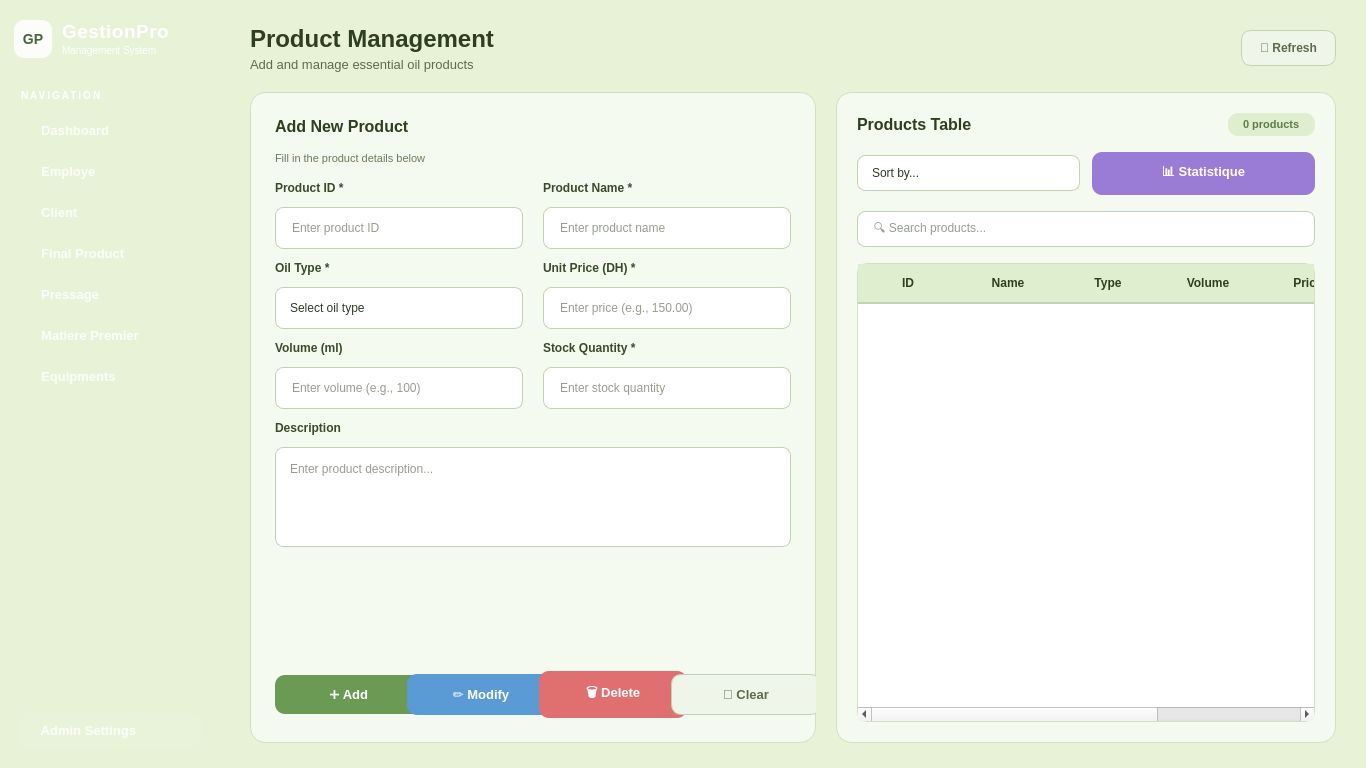
<?xml version="1.0" encoding="UTF-8"?>
<ui version="4.0">
 <class>MainWindow</class>
 <widget class="QMainWindow" name="MainWindow">
  <property name="geometry">
   <rect>
    <x>0</x>
    <y>0</y>
    <width>1366</width>
    <height>768</height>
   </rect>
  </property>
  <property name="minimumSize">
   <size>
    <width>1280</width>
    <height>720</height>
   </size>
  </property>
  <property name="windowTitle">
   <string>GestionPro - Essential Oils</string>
  </property>
  <property name="styleSheet">
   <string notr="true">
/* ========== GLOBAL STYLES ========== */
QWidget {
    font-family: &quot;Segoe UI&quot;, &quot;Arial&quot;, sans-serif;
    font-size: 12px;
}

QWidget#centralwidget {
    background-color: #E7F2D7;
}

/* ========== SIDEBAR STYLES ========== */
QWidget#sidebarWidget {
    background-color: qlineargradient(x1:0, y1:0, x2:0, y2:1,
        stop:0 #5D7A4A, stop:0.5 #527042, stop:1 #46613A);
    border-top-right-radius: 0px;
    border-bottom-right-radius: 0px;
}

QWidget#sidebarWidget QLabel {
    color: #FFFFFF;
    background-color: transparent;
    border: none;
}

QWidget#sidebarWidget QPushButton {
    color: rgba(255, 255, 255, 220);
    background-color: transparent;
    border: none;
    text-align: left;
    padding: 11px 16px;
    border-radius: 8px;
    font-size: 13px;
    font-weight: 600;
    margin-left: 4px;
    margin-right: 4px;
}

QWidget#sidebarWidget QPushButton:hover {
    background-color: rgba(255, 255, 255, 30);
    color: #FFFFFF;
}

QWidget#sidebarWidget QPushButton:pressed {
    background-color: rgba(0, 0, 0, 40);
}

QWidget#sidebarWidget QPushButton:checked {
    background-color: rgba(184, 216, 158, 0.92);
    color: #1b3714;
    border: none;
    border-radius: 12px;
    padding: 11px 16px;
    font-weight: 700;
}

QWidget#sidebarWidget QPushButton:checked:hover {
    background-color: rgba(184, 216, 158, 1.0);
}

QWidget#sidebarWidget QPushButton#btnAdmin {
    background-color: rgba(255,255,255,20);
    color: rgba(255,255,255,220);
    border-radius: 14px;
    padding: 10px 16px;
}

QWidget#sidebarWidget QPushButton#btnAdmin:hover {
    background-color: rgba(255,255,255,40);
}

QWidget#sidebarWidget QPushButton#btnAdmin:checked {
    background-color: rgba(184,216,158,0.92);
    color: #1b3714;
}

/* Admin button is styled above with other sidebar buttons */

QLabel#appTitle {
    color: #FFFFFF;
    font-size: 19px;
    font-weight: 700;
    letter-spacing: 0.5px;
}

QLabel#appSubtitle {
    color: rgba(212, 232, 196, 180);
    font-size: 10px;
    font-weight: 400;
}

QLabel#navLabel {
    color: rgba(200, 222, 184, 160);
    font-size: 10px;
    font-weight: 700;
    letter-spacing: 2px;
    padding-left: 4px;
}

QFrame#sidebarSeparator {
    background-color: rgba(255, 255, 255, 30);
    border: none;
    max-height: 1px;
    min-height: 1px;
    margin-left: 8px;
    margin-right: 8px;
}

/* ========== CONTENT AREA STYLES ========== */
QLabel#pageTitle {
    color: #2F3E1E;
    font-size: 24px;
    font-weight: 700;
}

QLabel#pageSubtitle {
    color: #5D6C4C;
    font-size: 13px;
}

/* ========== CARD STYLES ========== */
QFrame#formCard {
    background-color: #F5FAF0;
    border: 1px solid #D0E0C0;
    border-radius: 16px;
}

QFrame#tableCard {
    background-color: #F5FAF0;
    border: 1px solid #D0E0C0;
    border-radius: 16px;
}

QLabel#cardTitle {
    color: #2F3E1E;
    font-size: 16px;
    font-weight: 700;
}

QLabel#cardSubtitle {
    color: #6B7A5A;
    font-size: 11px;
}

/* ========== FORM STYLES ========== */
QLabel#formLabel {
    color: #3A4A2A;
    font-size: 12px;
    font-weight: 600;
}

QLineEdit, QComboBox, QSpinBox, QDoubleSpinBox {
    background-color: #FFFFFF;
    border: 1px solid #C0D4B0;
    border-radius: 8px;
    padding: 10px 14px;
    min-height: 20px;
    color: #2F3E1E;
    font-size: 12px;
}

QLineEdit:hover, QComboBox:hover, QSpinBox:hover, QDoubleSpinBox:hover {
    border: 1px solid #8FB07A;
}

QLineEdit:focus, QComboBox:focus, QSpinBox:focus, QDoubleSpinBox:focus {
    border: 2px solid #6B9A55;
    background-color: #FAFDF7;
}

QLineEdit::placeholder {
    color: #9AAA8A;
}

QComboBox::drop-down {
    border: none;
    padding-right: 10px;
}

QComboBox::down-arrow {
    width: 12px;
    height: 12px;
}

QTextEdit {
    background-color: #FFFFFF;
    border: 1px solid #C0D4B0;
    border-radius: 8px;
    padding: 10px;
    color: #2F3E1E;
    font-size: 12px;
}

QTextEdit:focus {
    border: 2px solid #6B9A55;
}

/* ========== BUTTON STYLES ========== */
QPushButton#btnAdd {
    background-color: #6B9A55;
    color: #FFFFFF;
    border: none;
    border-radius: 10px;
    padding: 12px 24px;
    font-size: 13px;
    font-weight: 600;
    min-width: 100px;
}

QPushButton#btnAdd:hover {
    background-color: #5A8A45;
}

QPushButton#btnAdd:pressed {
    background-color: #4A7A35;
}

QPushButton#btnModify {
    background-color: #5A9BD5;
    color: #FFFFFF;
    border: none;
    border-radius: 10px;
    padding: 12px 24px;
    font-size: 13px;
    font-weight: 600;
    min-width: 100px;
}

QPushButton#btnModify:hover {
    background-color: #4A8BC5;
}

QPushButton#btnModify:pressed {
    background-color: #3A7BB5;
}

QPushButton#btnDelete {
    background-color: #E07070;
    color: #FFFFFF;
    border: none;
    border-radius: 10px;
    padding: 12px 24px;
    font-size: 13px;
    font-weight: 600;
    min-width: 100px;
}

QPushButton#btnDelete:hover {
    background-color: #D06060;
}

QPushButton#btnDelete:pressed {
    background-color: #C05050;
}

QPushButton#btnClear {
    background-color: #F0F5EA;
    color: #5D6C4C;
    border: 1px solid #C0D4B0;
    border-radius: 10px;
    padding: 12px 24px;
    font-size: 13px;
    font-weight: 600;
    min-width: 100px;
}

QPushButton#btnClear:hover {
    background-color: #E5EDE0;
    border-color: #A0C490;
}

QPushButton#btnRefresh {
    background-color: #F0F5EA;
    color: #5D6C4C;
    border: 1px solid #C0D4B0;
    border-radius: 10px;
    padding: 10px 18px;
    font-size: 12px;
    font-weight: 600;
}

QPushButton#btnRefresh:hover {
    background-color: #E5EDE0;
}

/* ========== TABLE STYLES ========== */
QTableWidget {
    background-color: #FFFFFF;
    alternate-background-color: #F5FAF0;
    border: 1px solid #D0E0C0;
    border-radius: 10px;
    gridline-color: #E0EED0;
    selection-background-color: #7A9E64;
    selection-color: #FFFFFF;
}

QTableWidget::item {
    padding: 8px;
    border-bottom: 1px solid #E8F0E0;
}

QTableWidget::item:hover {
    background-color: #E8F5E0;
}

QHeaderView::section {
    background-color: #E0EED0;
    color: #2F3E1E;
    padding: 10px 8px;
    border: none;
    border-bottom: 2px solid #C0D4B0;
    font-weight: 600;
    font-size: 12px;
}

QTableWidget QTableCornerButton::section {
    background-color: #E0EED0;
    border: none;
}

/* ========== STATISTICS CARDS ========== */
QFrame#statCard {
    background-color: #F5FAF0;
    border: 1px solid #D0E0C0;
    border-radius: 12px;
}

QLabel#statValue {
    color: #2F3E1E;
    font-size: 24px;
    font-weight: 700;
}

QLabel#statLabel {
    color: #6B7A5A;
    font-size: 11px;
}

QLabel#statDotGreen {
    background-color: #6B9A55;
    border-radius: 6px;
}

QLabel#statDotBlue {
    background-color: #5A9BD5;
    border-radius: 6px;
}

QLabel#statDotOrange {
    background-color: #E0A050;
    border-radius: 6px;
}

QLabel#statDotPurple {
    background-color: #9A7BD5;
    border-radius: 6px;
}

/* ========== STATISTICS BUTTON ========== */
QPushButton#btnStatistique {
    background-color: #9A7BD5;
    color: #FFFFFF;
    border: none;
    border-radius: 10px;
    padding: 10px 20px;
    font-size: 13px;
    font-weight: 600;
    min-width: 120px;
}

QPushButton#btnStatistique:hover {
    background-color: #8A6BC5;
}

QPushButton#btnStatistique:pressed {
    background-color: #7A5BB5;
}

/* ========== SEARCH AND SORT ========== */
QLineEdit#searchBar {
    background-color: #FFFFFF;
    border: 1px solid #C0D4B0;
    border-radius: 8px;
    padding: 8px 14px;
    min-height: 18px;
    color: #2F3E1E;
    font-size: 12px;
    min-width: 200px;
}

QLineEdit#searchBar:focus {
    border: 2px solid #6B9A55;
    background-color: #FAFDF7;
}

QComboBox#comboSort {
    background-color: #FFFFFF;
    border: 1px solid #C0D4B0;
    border-radius: 8px;
    padding: 8px 14px;
    min-height: 18px;
    color: #2F3E1E;
    font-size: 12px;
    min-width: 160px;
}

QComboBox#comboSort:focus {
    border: 2px solid #6B9A55;
}

/* ========== SCROLLBAR STYLES ========== */
QScrollBar:vertical {
    background-color: #F0F5EA;
    width: 10px;
    border-radius: 5px;
}

QScrollBar::handle:vertical {
    background-color: #C0D4B0;
    border-radius: 5px;
    min-height: 30px;
}

QScrollBar::handle:vertical:hover {
    background-color: #A0C490;
}

QScrollBar::add-line:vertical, QScrollBar::sub-line:vertical {
    height: 0px;
}
   </string>
  </property>
  <widget class="QWidget" name="centralwidget">
   <layout class="QHBoxLayout" name="mainLayout">
    <property name="spacing">
     <number>0</number>
    </property>
    <property name="leftMargin">
     <number>0</number>
    </property>
    <property name="topMargin">
     <number>0</number>
    </property>
    <property name="rightMargin">
     <number>0</number>
    </property>
    <property name="bottomMargin">
     <number>0</number>
    </property>
    <item>
     <widget class="QWidget" name="sidebarWidget">
      <property name="minimumSize">
       <size>
        <width>220</width>
        <height>0</height>
       </size>
      </property>
      <property name="maximumSize">
       <size>
        <width>220</width>
        <height>16777215</height>
       </size>
      </property>
      <layout class="QVBoxLayout" name="sidebarLayout">
       <property name="spacing">
        <number>4</number>
       </property>
       <property name="leftMargin">
        <number>14</number>
       </property>
       <property name="topMargin">
        <number>20</number>
       </property>
       <property name="rightMargin">
        <number>14</number>
       </property>
       <property name="bottomMargin">
        <number>20</number>
       </property>
      <item>
       <layout class="QHBoxLayout" name="logoLayout">
        <property name="spacing">
         <number>10</number>
        </property>
        <item>
         <widget class="QLabel" name="logoIcon">
          <property name="minimumSize">
           <size>
            <width>38</width>
            <height>38</height>
           </size>
          </property>
          <property name="maximumSize">
           <size>
            <width>38</width>
            <height>38</height>
           </size>
          </property>
          <property name="styleSheet">
           <string notr="true">background-color: rgba(255,255,255,220); color: #4A6339; border-radius: 10px; font-weight: 800; font-size: 14px;</string>
          </property>
          <property name="text">
           <string>GP</string>
          </property>
          <property name="alignment">
           <set>Qt::AlignmentFlag::AlignCenter</set>
          </property>
         </widget>
        </item>
        <item>
         <layout class="QVBoxLayout" name="logoTextLayout">
          <property name="spacing">
           <number>0</number>
          </property>
          <item>
           <widget class="QLabel" name="appTitle">
            <property name="text">
             <string>GestionPro</string>
            </property>
           </widget>
          </item>
          <item>
           <widget class="QLabel" name="appSubtitle">
            <property name="text">
             <string>Management System</string>
            </property>
           </widget>
          </item>
         </layout>
        </item>
       </layout>
      </item>
      <item>
       <spacer name="logoSpacer">
        <property name="orientation">
         <enum>Qt::Orientation::Vertical</enum>
        </property>
        <property name="sizeType">
         <enum>QSizePolicy::Policy::Fixed</enum>
        </property>
        <property name="sizeHint" stdset="0">
         <size>
          <width>20</width>
          <height>12</height>
         </size>
        </property>
       </spacer>
      </item>
      <item>
       <widget class="QFrame" name="sidebarSeparator">
        <property name="frameShape">
         <enum>QFrame::Shape::HLine</enum>
        </property>
       </widget>
      </item>
      <item>
       <spacer name="sepSpacer">
        <property name="orientation">
         <enum>Qt::Orientation::Vertical</enum>
        </property>
        <property name="sizeType">
         <enum>QSizePolicy::Policy::Fixed</enum>
        </property>
        <property name="sizeHint" stdset="0">
         <size>
          <width>20</width>
          <height>10</height>
         </size>
        </property>
       </spacer>
      </item>
      <item>
       <widget class="QLabel" name="navLabel">
        <property name="text">
         <string>NAVIGATION</string>
        </property>
       </widget>
      </item>
      <item>
       <spacer name="navLabelSpacer">
        <property name="orientation">
         <enum>Qt::Orientation::Vertical</enum>
        </property>
        <property name="sizeType">
         <enum>QSizePolicy::Policy::Fixed</enum>
        </property>
        <property name="sizeHint" stdset="0">
         <size>
          <width>20</width>
          <height>6</height>
         </size>
        </property>
       </spacer>
      </item>
      <item>
       <widget class="QPushButton" name="btnDashboard">
        <property name="cursor">
         <cursorShape>PointingHandCursor</cursorShape>
        </property>
        <property name="text">
         <string>  Dashboard</string>
        </property>
       </widget>
      </item>
      <item>
       <widget class="QPushButton" name="btnEmploye">
        <property name="cursor">
         <cursorShape>PointingHandCursor</cursorShape>
        </property>
        <property name="text">
         <string>  Employe</string>
        </property>
       </widget>
      </item>
      <item>
       <widget class="QPushButton" name="btnClient">
        <property name="cursor">
         <cursorShape>PointingHandCursor</cursorShape>
        </property>
        <property name="text">
         <string>  Client</string>
        </property>
       </widget>
      </item>
      <item>
       <widget class="QPushButton" name="btnFinalProduct">
        <property name="cursor">
         <cursorShape>PointingHandCursor</cursorShape>
        </property>
        <property name="text">
         <string>  Final Product</string>
        </property>
       </widget>
      </item>
      <item>
       <widget class="QPushButton" name="btnPressage">
        <property name="cursor">
         <cursorShape>PointingHandCursor</cursorShape>
        </property>
        <property name="text">
         <string>  Pressage</string>
        </property>
       </widget>
      </item>
      <item>
       <widget class="QPushButton" name="btnMatiere">
        <property name="cursor">
         <cursorShape>PointingHandCursor</cursorShape>
        </property>
        <property name="text">
         <string>  Matiere Premier</string>
        </property>
       </widget>
      </item>
      <item>
       <widget class="QPushButton" name="btnEquipments">
        <property name="cursor">
         <cursorShape>PointingHandCursor</cursorShape>
        </property>
        <property name="text">
         <string>  Equipments</string>
        </property>
       </widget>
      </item>
       <item>
        <spacer name="navSpacer">
         <property name="orientation">
          <enum>Qt::Orientation::Vertical</enum>
         </property>
         <property name="sizeType">
          <enum>QSizePolicy::Policy::Expanding</enum>
         </property>
         <property name="sizeHint" stdset="0">
          <size>
           <width>20</width>
           <height>200</height>
          </size>
         </property>
        </spacer>
       </item>
      <item>
       <widget class="QFrame" name="sidebarSeparator2">
        <property name="styleSheet">
         <string notr="true">background-color: rgba(255, 255, 255, 30); border: none; max-height: 1px; min-height: 1px; margin-left: 8px; margin-right: 8px;</string>
        </property>
        <property name="frameShape">
         <enum>QFrame::Shape::HLine</enum>
        </property>
       </widget>
      </item>
      <item>
       <spacer name="adminTopSpacer">
        <property name="orientation">
         <enum>Qt::Orientation::Vertical</enum>
        </property>
        <property name="sizeType">
         <enum>QSizePolicy::Policy::Fixed</enum>
        </property>
        <property name="sizeHint" stdset="0">
         <size>
          <width>20</width>
          <height>6</height>
         </size>
        </property>
       </spacer>
      </item>
      <item>
       <widget class="QPushButton" name="btnAdmin">
        <property name="cursor">
         <cursorShape>PointingHandCursor</cursorShape>
        </property>
        <property name="text">
         <string>  Admin Settings</string>
        </property>
       </widget>
      </item>
      </layout>
     </widget>
    </item>
    <item>
     <layout class="QVBoxLayout" name="contentLayout">
      <property name="spacing">
       <number>20</number>
      </property>
      <property name="leftMargin">
       <number>30</number>
      </property>
      <property name="topMargin">
       <number>25</number>
      </property>
      <property name="rightMargin">
       <number>30</number>
      </property>
      <property name="bottomMargin">
       <number>25</number>
      </property>
      <item>
       <layout class="QHBoxLayout" name="headerLayout">
        <item>
         <layout class="QVBoxLayout" name="headerTextLayout">
          <property name="spacing">
           <number>4</number>
          </property>
          <item>
           <widget class="QLabel" name="pageTitle">
            <property name="text">
             <string>Product Management</string>
            </property>
           </widget>
          </item>
          <item>
           <widget class="QLabel" name="pageSubtitle">
            <property name="text">
             <string>Add and manage essential oil products</string>
            </property>
           </widget>
          </item>
         </layout>
        </item>
        <item>
         <spacer name="headerSpacer">
          <property name="orientation">
           <enum>Qt::Orientation::Horizontal</enum>
          </property>
          <property name="sizeHint" stdset="0">
           <size>
            <width>40</width>
            <height>20</height>
           </size>
          </property>
         </spacer>
        </item>
        <item>
         <widget class="QPushButton" name="btnRefresh">
          <property name="cursor">
           <cursorShape>PointingHandCursor</cursorShape>
          </property>
          <property name="text">
           <string>🔄 Refresh</string>
          </property>
         </widget>
        </item>
       </layout>
      </item>
      <item>
       <layout class="QHBoxLayout" name="cardsLayout">
        <property name="spacing">
         <number>20</number>
        </property>
        <item>
         <widget class="QFrame" name="formCard">
          <property name="minimumSize">
           <size>
            <width>450</width>
            <height>0</height>
           </size>
          </property>
          <layout class="QVBoxLayout" name="formCardLayout">
           <property name="spacing">
            <number>16</number>
           </property>
           <property name="leftMargin">
            <number>24</number>
           </property>
           <property name="topMargin">
            <number>24</number>
           </property>
           <property name="rightMargin">
            <number>24</number>
           </property>
           <property name="bottomMargin">
            <number>24</number>
           </property>
           <item>
            <widget class="QLabel" name="cardTitle">
             <property name="text">
              <string>Add New Product</string>
             </property>
            </widget>
           </item>
           <item>
            <widget class="QLabel" name="cardSubtitle">
             <property name="text">
              <string>Fill in the product details below</string>
             </property>
            </widget>
           </item>
           <item>
            <layout class="QGridLayout" name="formGrid">
             <property name="horizontalSpacing">
              <number>20</number>
             </property>
             <property name="verticalSpacing">
              <number>12</number>
             </property>
             <item row="0" column="0">
              <widget class="QLabel" name="labelProductId">
               <property name="styleSheet">
                <string notr="true">color: #3A4A2A; font-size: 12px; font-weight: 600;</string>
               </property>
               <property name="text">
                <string>Product ID *</string>
               </property>
              </widget>
             </item>
             <item row="0" column="1">
              <widget class="QLabel" name="labelProductName">
               <property name="styleSheet">
                <string notr="true">color: #3A4A2A; font-size: 12px; font-weight: 600;</string>
               </property>
               <property name="text">
                <string>Product Name *</string>
               </property>
              </widget>
             </item>
             <item row="1" column="0">
              <widget class="QLineEdit" name="inputProductId">
               <property name="placeholderText">
                <string>Enter product ID</string>
               </property>
              </widget>
             </item>
             <item row="1" column="1">
              <widget class="QLineEdit" name="inputProductName">
               <property name="placeholderText">
                <string>Enter product name</string>
               </property>
              </widget>
             </item>
             <item row="2" column="0">
              <widget class="QLabel" name="labelOilType">
               <property name="styleSheet">
                <string notr="true">color: #3A4A2A; font-size: 12px; font-weight: 600;</string>
               </property>
               <property name="text">
                <string>Oil Type *</string>
               </property>
              </widget>
             </item>
             <item row="2" column="1">
              <widget class="QLabel" name="labelPrice">
               <property name="styleSheet">
                <string notr="true">color: #3A4A2A; font-size: 12px; font-weight: 600;</string>
               </property>
               <property name="text">
                <string>Unit Price (DH) *</string>
               </property>
              </widget>
             </item>
             <item row="3" column="0">
              <widget class="QComboBox" name="comboOilType">
               <item>
                <property name="text">
                 <string>Select oil type</string>
                </property>
               </item>
               <item>
                <property name="text">
                 <string>Lavender</string>
                </property>
               </item>
               <item>
                <property name="text">
                 <string>Rosemary</string>
                </property>
               </item>
               <item>
                <property name="text">
                 <string>Argan</string>
                </property>
               </item>
               <item>
                <property name="text">
                 <string>Peppermint</string>
                </property>
               </item>
               <item>
                <property name="text">
                 <string>Eucalyptus</string>
                </property>
               </item>
               <item>
                <property name="text">
                 <string>Tea Tree</string>
                </property>
               </item>
              </widget>
             </item>
             <item row="3" column="1">
              <widget class="QLineEdit" name="inputPrice">
               <property name="placeholderText">
                <string>Enter price (e.g., 150.00)</string>
               </property>
              </widget>
             </item>
             <item row="4" column="0">
              <widget class="QLabel" name="labelVolume">
               <property name="styleSheet">
                <string notr="true">color: #3A4A2A; font-size: 12px; font-weight: 600;</string>
               </property>
               <property name="text">
                <string>Volume (ml)</string>
               </property>
              </widget>
             </item>
             <item row="4" column="1">
              <widget class="QLabel" name="labelStock">
               <property name="styleSheet">
                <string notr="true">color: #3A4A2A; font-size: 12px; font-weight: 600;</string>
               </property>
               <property name="text">
                <string>Stock Quantity *</string>
               </property>
              </widget>
             </item>
             <item row="5" column="0">
              <widget class="QLineEdit" name="inputVolume">
               <property name="placeholderText">
                <string>Enter volume (e.g., 100)</string>
               </property>
              </widget>
             </item>
             <item row="5" column="1">
              <widget class="QLineEdit" name="inputStock">
               <property name="placeholderText">
                <string>Enter stock quantity</string>
               </property>
              </widget>
             </item>
             <item row="6" column="0" colspan="2">
              <widget class="QLabel" name="labelDescription">
               <property name="styleSheet">
                <string notr="true">color: #3A4A2A; font-size: 12px; font-weight: 600;</string>
               </property>
               <property name="text">
                <string>Description</string>
               </property>
              </widget>
             </item>
             <item row="7" column="0" colspan="2">
              <widget class="QTextEdit" name="inputDescription">
               <property name="minimumSize">
                <size>
                 <width>0</width>
                 <height>70</height>
                </size>
               </property>
               <property name="maximumSize">
                <size>
                 <width>16777215</width>
                 <height>100</height>
                </size>
               </property>
               <property name="placeholderText">
                <string>Enter product description...</string>
               </property>
              </widget>
             </item>
            </layout>
           </item>
           <item>
            <spacer name="formSpacer">
             <property name="orientation">
              <enum>Qt::Orientation::Vertical</enum>
             </property>
             <property name="sizeHint" stdset="0">
              <size>
               <width>20</width>
               <height>20</height>
              </size>
             </property>
            </spacer>
           </item>
           <item>
            <layout class="QHBoxLayout" name="buttonsLayout">
             <property name="spacing">
              <number>12</number>
             </property>
             <item>
              <widget class="QPushButton" name="btnAdd">
               <property name="cursor">
                <cursorShape>PointingHandCursor</cursorShape>
               </property>
               <property name="text">
                <string>➕ Add</string>
               </property>
              </widget>
             </item>
             <item>
              <widget class="QPushButton" name="btnModify">
               <property name="cursor">
                <cursorShape>PointingHandCursor</cursorShape>
               </property>
               <property name="text">
                <string>✏️ Modify</string>
               </property>
              </widget>
             </item>
             <item>
              <widget class="QPushButton" name="btnDelete">
               <property name="cursor">
                <cursorShape>PointingHandCursor</cursorShape>
               </property>
               <property name="text">
                <string>🗑️ Delete</string>
               </property>
              </widget>
             </item>
             <item>
              <widget class="QPushButton" name="btnClear">
               <property name="cursor">
                <cursorShape>PointingHandCursor</cursorShape>
               </property>
               <property name="text">
                <string>🔄 Clear</string>
               </property>
              </widget>
             </item>
             <item>
              <spacer name="btnSpacer">
               <property name="orientation">
                <enum>Qt::Orientation::Horizontal</enum>
               </property>
               <property name="sizeHint" stdset="0">
                <size>
                 <width>40</width>
                 <height>20</height>
                </size>
               </property>
              </spacer>
             </item>
            </layout>
           </item>
          </layout>
         </widget>
        </item>
        <item>
         <widget class="QFrame" name="tableCard">
          <property name="minimumSize">
           <size>
            <width>500</width>
            <height>0</height>
           </size>
          </property>
          <layout class="QVBoxLayout" name="tableCardLayout">
           <property name="spacing">
            <number>16</number>
           </property>
           <property name="leftMargin">
            <number>20</number>
           </property>
           <property name="topMargin">
            <number>20</number>
           </property>
           <property name="rightMargin">
            <number>20</number>
           </property>
           <property name="bottomMargin">
            <number>20</number>
           </property>
           <item>
            <layout class="QHBoxLayout" name="tableHeaderLayout">
             <item>
              <widget class="QLabel" name="tableTitle">
               <property name="styleSheet">
                <string notr="true">color: #2F3E1E; font-size: 16px; font-weight: 700;</string>
               </property>
               <property name="text">
                <string>Products Table</string>
               </property>
              </widget>
             </item>
             <item>
              <spacer name="tableHeaderSpacer">
               <property name="orientation">
                <enum>Qt::Orientation::Horizontal</enum>
               </property>
               <property name="sizeHint" stdset="0">
                <size>
                 <width>40</width>
                 <height>20</height>
                </size>
               </property>
              </spacer>
             </item>
             <item>
              <widget class="QLabel" name="totalBadge">
               <property name="styleSheet">
                <string notr="true">background-color: #E0EED0; color: #5D7A4A; border-radius: 10px; padding: 5px 12px; font-size: 11px; font-weight: 600;</string>
               </property>
               <property name="text">
                <string>0 products</string>
               </property>
              </widget>
             </item>
            </layout>
           </item>
           <item>
            <layout class="QHBoxLayout" name="searchSortLayout">
             <property name="spacing">
              <number>12</number>
             </property>
             <item>
              <widget class="QComboBox" name="comboSort">
               <item>
                <property name="text">
                 <string>Sort by...</string>
                </property>
               </item>
               <item>
                <property name="text">
                 <string>ID (Ascending)</string>
                </property>
               </item>
               <item>
                <property name="text">
                 <string>ID (Descending)</string>
                </property>
               </item>
               <item>
                <property name="text">
                 <string>Name (A-Z)</string>
                </property>
               </item>
               <item>
                <property name="text">
                 <string>Name (Z-A)</string>
                </property>
               </item>
               <item>
                <property name="text">
                 <string>Type (A-Z)</string>
                </property>
               </item>
               <item>
                <property name="text">
                 <string>Type (Z-A)</string>
                </property>
               </item>
               <item>
                <property name="text">
                 <string>Volume (Low to High)</string>
                </property>
               </item>
               <item>
                <property name="text">
                 <string>Volume (High to Low)</string>
                </property>
               </item>
               <item>
                <property name="text">
                 <string>Price (Low to High)</string>
                </property>
               </item>
               <item>
                <property name="text">
                 <string>Price (High to Low)</string>
                </property>
               </item>
               <item>
                <property name="text">
                 <string>Stock (Low to High)</string>
                </property>
               </item>
               <item>
                <property name="text">
                 <string>Stock (High to Low)</string>
                </property>
               </item>
              </widget>
             </item>
             <item>
              <widget class="QPushButton" name="btnStatistique">
               <property name="cursor">
                <cursorShape>PointingHandCursor</cursorShape>
               </property>
               <property name="text">
                <string>📊 Statistique</string>
               </property>
              </widget>
             </item>
            </layout>
           </item>
           <item>
            <widget class="QLineEdit" name="searchBar">
             <property name="placeholderText">
              <string>🔍 Search products...</string>
             </property>
            </widget>
           </item>
           <item>
            <widget class="QTableWidget" name="productsTable">
             <property name="alternatingRowColors">
              <bool>true</bool>
             </property>
             <property name="selectionMode">
              <enum>QAbstractItemView::SelectionMode::SingleSelection</enum>
             </property>
             <property name="selectionBehavior">
              <enum>QAbstractItemView::SelectionBehavior::SelectRows</enum>
             </property>
             <property name="rowCount">
              <number>0</number>
             </property>
             <property name="columnCount">
              <number>6</number>
             </property>
             <column>
              <property name="text">
               <string>ID</string>
              </property>
             </column>
             <column>
              <property name="text">
               <string>Name</string>
              </property>
             </column>
             <column>
              <property name="text">
               <string>Type</string>
              </property>
             </column>
             <column>
              <property name="text">
               <string>Volume</string>
              </property>
             </column>
             <column>
              <property name="text">
               <string>Price</string>
              </property>
             </column>
             <column>
              <property name="text">
               <string>Stock</string>
              </property>
             </column>
            </widget>
           </item>
          </layout>
         </widget>
        </item>
       </layout>
      </item>
      <item>
       <layout class="QHBoxLayout" name="statsLayout">
        <property name="spacing">
         <number>16</number>
        </property>
       </layout>
      </item>
     </layout>
    </item>
   </layout>
  </widget>
 </widget>
 <resources/>
 <connections/>
</ui>
